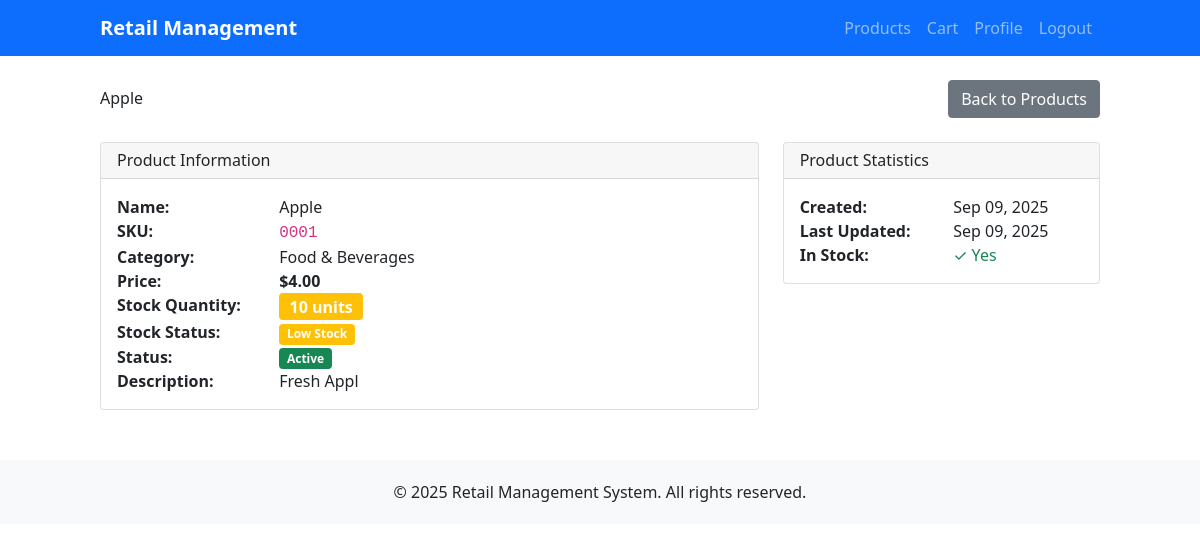
The page /products/1/ (signed in) on the database as committed earlier.
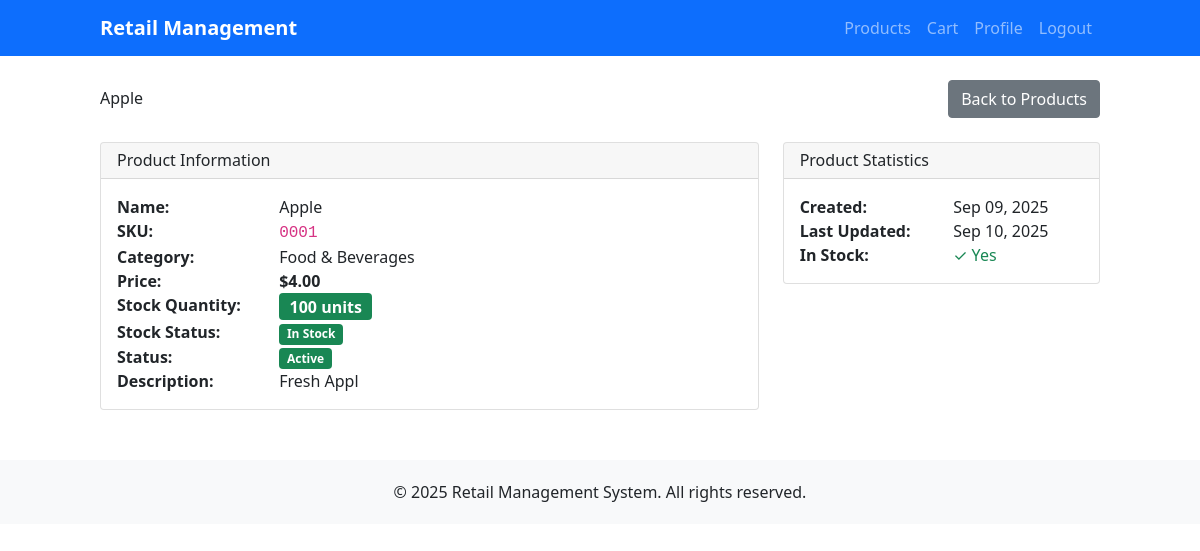
The same page on the database as committed later.
### products/models.py (models this page shows, shortened)
class Product(models.Model):
    name = models.CharField(max_length=200)
    description = models.TextField(blank=True)
    sku = models.CharField(max_length=50, unique=True, help_text="Stock Keeping Unit")
    price = models.DecimalField(
        max_digits=10,
        decimal_places=2,
        validators=[MinValueValidator(Decimal('0.01'))]
    )
    category = models.ForeignKey(Category, on_delete=models.CASCADE, related_name='products')
    stock_quantity = models.PositiveIntegerField(default=0)
    is_active = models.BooleanField(default=True)
    created_at = models.DateTimeField(auto_now_add=True)
    updated_at = models.DateTimeField(auto_now=True)
    class Meta:
        ordering = ['name']
        indexes = [
            models.Index(fields=['sku']),
            models.Index(fields=['category']),
            models.Index(fields=['is_active']),
        ]
    @property
    def is_in_stock(self):
        return self.stock_quantity > 0
    @property
    def stock_status(self):
        if self.stock_quantity == 0:
            return "Out of Stock"
        elif self.stock_quantity <= 10:
            return "Low Stock"
        else:
            return "In Stock"

class Category(models.Model):
    name = models.CharField(max_length=100, unique=True)
    description = models.TextField(blank=True)
    created_at = models.DateTimeField(auto_now_add=True)
    updated_at = models.DateTimeField(auto_now=True)
    class Meta:
        verbose_name_plural = "Categories"
        ordering = ['name']

### products/views.py (the view)
# urls.py: path('<int:pk>/', views.product_detail, name='product_detail'),
@login_required
def product_detail(request, pk):
    product = get_object_or_404(Product, pk=pk)
    context = {
        'product': product,
    }
    return render(request, 'products/product_detail.html', context)

### accounts/context_processors.py (called while the page is built)
def user_admin_status(request):
    if request.user.is_authenticated:
        if request.user.is_superuser:
            return {'user_is_admin': True}
        if hasattr(request.user, 'profile'):
            return {'user_is_admin': request.user.profile.is_admin}
    return {'user_is_admin': False}

### accounts/models.py (called while the page is built)
    @property
    def is_admin(self):
        return self.role == 'admin'

### templates/products/product_detail.html (shortened to what the changed rows need)
{% extends 'accounts/base.html' %}
{% block content %}
<div class="row">
    <div class="col-12">
        <div class="d-flex justify-content-between align-items-center mb-4">
            <h2>{{ product.name }}</h2>
            <div>
                <a href="{% url 'products:product_list' %}" class="btn btn-secondary">Back to Products</a>
            </div>
        </div>
        <div class="row">
            <div class="col-md-8">
                <div class="card">
                    <div class="card-body">
                        <dl class="row">
                            <dt class="col-sm-3">Name:</dt>
                            <dd class="col-sm-9">{{ product.name }}</dd>
                            <dt class="col-sm-3">SKU:</dt>
                            <dd class="col-sm-9"><code>{{ product.sku }}</code></dd>
                            <dt class="col-sm-3">Category:</dt>
                            <dd class="col-sm-9">{{ product.category.name }}</dd>
                            <dt class="col-sm-3">Price:</dt>
                            <dd class="col-sm-9"><strong>${{ product.price }}</strong></dd>
                            <dt class="col-sm-3">Stock Quantity:</dt>
                            <dd class="col-sm-9">
                                <span class="badge {% if product.stock_quantity == 0 %}bg-danger{% elif product.stock_quantity <= 10 %}bg-warning{% else %}bg-success{% endif %} fs-6">
                                    {{ product.stock_quantity }} units
                                </span>
                            </dd>
                            <dt class="col-sm-3">Stock Status:</dt>
                            <dd class="col-sm-9">
                                <span class="badge {% if product.stock_quantity == 0 %}bg-danger{% elif product.stock_quantity <= 10 %}bg-warning{% else %}bg-success{% endif %}">
                                    {{ product.stock_status }}
                                </span>
                            </dd>
                            <dt class="col-sm-3">Status:</dt>
                            <dd class="col-sm-9">
                                {% if product.is_active %}
                                    <span class="badge bg-success">Active</span>
                                {% else %}
                                    <span class="badge bg-secondary">Inactive</span>
                                {% endif %}
                            </dd>
                            <dt class="col-sm-3">Description:</dt>
                            <dd class="col-sm-9">
                                {% if product.description %}
                                    {{ product.description|linebreaks }}
                                {% else %}
                                    <em class="text-muted">No description provided</em>
                                {% endif %}
                            </dd>
                        </dl>
                    </div>
                </div>
            </div>
            <div class="col-md-4">
                <div class="card">
                    <div class="card-body">
                        <dl class="row">
                            <dt class="col-sm-6">Created:</dt>
                            <dd class="col-sm-6">{{ product.created_at|date:"M d, Y" }}</dd>
                            <dt class="col-sm-6">Last Updated:</dt>
                            <dd class="col-sm-6">{{ product.updated_at|date:"M d, Y" }}</dd>
                            <dt class="col-sm-6">In Stock:</dt>
                            <dd class="col-sm-6">
                                {% if product.is_in_stock %}
                                    <span class="text-success">✓ Yes</span>
                                {% else %}
                                    <span class="text-danger">✗ No</span>
                                {% endif %}
                            </dd>
                        </dl>
                    </div>
                </div>
            </div>
        </div>
    </div>
</div>
{% endblock %}

Rows that differ between the two databases and show on the page:
changed Product "Apple": stock_quantity "10" → "100"; stock_status "Low Stock" → "In Stock"; updated_at "Sep 09, 2025" → "Sep 10, 2025"
